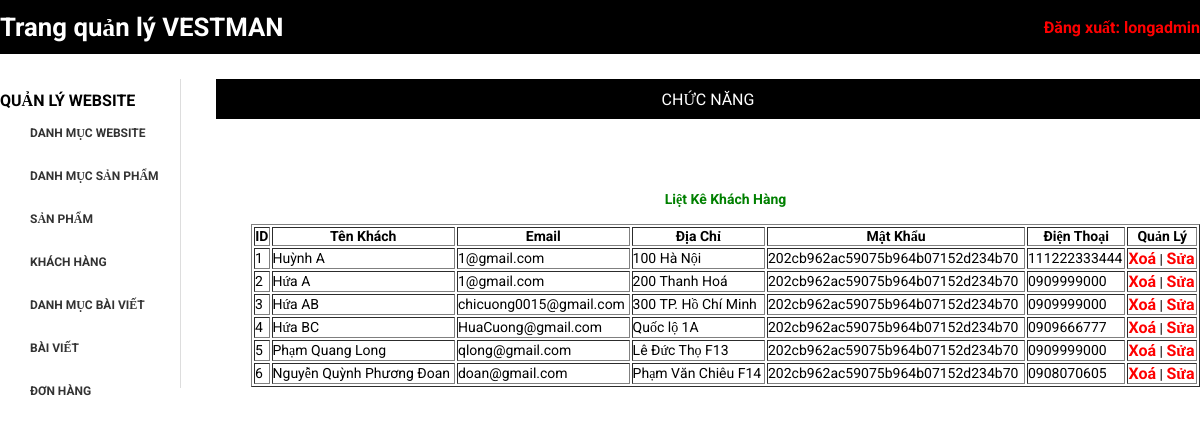
Screenshot of /index.php?action=quanlykhach&query=lietke (signed in) with the database file from the repository.
### tables this page shows
CREATE TABLE `tbl_dangky` (
  `id_dangky` int(11) NOT NULL,
  `tenkhachhang` varchar(200) NOT NULL,
  `email` varchar(100) NOT NULL,
  `diachi` varchar(200) NOT NULL,
  `matkhau` varchar(100) NOT NULL,
  `dienthoai` varchar(20) NOT NULL
);

### modules/quanlykhach/lietke.php (the view, shortened to what this page needs)
<?php
	$sql_lietke_kh = "SELECT * FROM tbl_dangky ORDER BY id_dangky DESC";
	$query_lietke_kh = mysqli_query($mysqli,$sql_lietke_kh);
?>
<h2>Liệt Kê Khách Hàng</h2>
<br>
<table style="width:100%" border="1" style="border-collapse: collapse;">
  <tr>
  	<th>ID</th>
    <th>Tên Khách</th>
    <th>Email</th>
    <th>Địa Chỉ</th>
    <th>Mật Khẩu</th>
    <th>Điện Thoại</th>
  	<th>Quản Lý</th>
  </tr>
  <?php
  $i = 0;
  while($row = mysqli_fetch_array($query_lietke_kh)){
  	$i++;
  ?>
  <tr>
  	<td><?php echo $i ?></td>
    <td><?php echo $row['tenkhachhang'] ?></td>
    <td><?php echo $row['email'] ?></td>
    <td><?php echo $row['diachi'] ?></td>
    <td><?php echo $row['matkhau'] ?></td>
    <td><?php echo $row['dienthoai'] ?></td>
   	<td>
   		<a href="modules/quanlykhach/xuly.php?iddangky=<?php echo $row['id_dangky'] ?>">Xoá</a> | <a href="?action=quanlykhach&query=sua&iddangky=<?php echo $row['id_dangky'] ?>">Sửa</a>
   	</td>
  </tr>
  <?php
  }
  ?>
</table>

### index.php (shortened to what this page needs)
<!DOCTYPE html>
<html lang="en">
<head>
	<link rel="stylesheet" type="text/css" href="css/styleadmincp1.css">
	<link rel="stylesheet" href="//cdnjs.cloudflare.com/ajax/libs/morris.js/0.5.1/morris.css">
</head>
<body>
	<div class="wrapper">
	<?php
			include("modules/header.php");
			include("modules/menu.php");
			include("modules/main.php");
	?>
	</div>
</body>
</html>

### modules/header.php (shortened to what this page needs)
<section class="top">
        <div class="container">
            <div class="row">
                <div class="title">
                    <h3>Trang quản lý VESTMAN</h3>
                </div>
                <div class="logout-text">
					<a href="index.php?dangxuat=1">Đăng xuất: <?php if(isset($_SESSION['dangnhap'])){
					echo $_SESSION['dangnhap'];
					} ?></a>
				</div>
            </div>
        </div>
</section>

### modules/menu.php
<section class="logout">
    <div class="container">
        <div class="row2">
			<div class="logout-left">
                    <ul>
                        <li class="logout-left-li">QUẢN LÝ WEBSITE
                            <ul>
                                <li><a href="#">DANH MỤC WEBSITE</a></li>
                                <li><a href="index.php?action=quanlydanhmucsanpham&query=them">DANH MỤC SẢN PHẨM</a></li>
                                <li><a href="index.php?action=quanlysp&query=them">SẢN PHẨM</a></li>
                                <li><a href="index.php?action=quanlykhach&query=lietke">KHÁCH HÀNG</a></li>
                                <li><a href="index.php?action=quanlydanhmucbaiviet&query=them">DANH MỤC BÀI VIẾT</a></li>
                                <li><a href="index.php?action=quanlybaiviet&query=them">BÀI VIẾT</a></li>
                                <li><a href="index.php?action=quanlydonhang&query=lietke">ĐƠN HÀNG</a></li>
                            </ul>
                        </li>
                    </ul>
            </div>

### modules/main.php
			<div class="logout-right row2">
				<div class="logout-right-top-text">
					<p>CHỨC NĂNG</p>
				</div>
				<div class="logout-right-customer">
					<div class="logout-right-customer-bottom">
						<?php
				if(isset($_GET['action']) && $_GET['query']){
					$tam = $_GET['action'];
					$query = $_GET['query'];
				}else{
					$tam = '';
					$query = '';
				}
				if($tam=='quanlydanhmucsanpham' && $query=='them'){
					include("modules/quanlydanhmucsp/them.php");
					include("modules/quanlydanhmucsp/lietke.php");
				}elseif ($tam=='quanlydanhmucsanpham' && $query=='sua') {
					include("modules/quanlydanhmucsp/sua.php");
				}
				elseif ($tam=='quanlysp' && $query=='them') {
					include("modules/quanlysp/them.php");
					include("modules/quanlysp/lietke.php");
				}elseif($tam=='quanlysp' && $query=='sua'){
					include("modules/quanlysp/sua.php");
				}
				elseif ($tam=='quanlykhach' && $query=='lietke') {
					include("modules/quanlykhach/lietke.php");
				}elseif($tam=='quanlykhach' && $query=='sua'){
					include("modules/quanlykhach/sua.php");
				}
				elseif($tam=='quanlydonhang' && $query=='lietke'){
					include("modules/quanlydonhang/lietke.php");
				}elseif($tam=='donhang' && $query=='xemdonhang'){
					include("modules/quanlydonhang/xemdonhang.php");
				}
				else{
					include("modules/dashboard.php");
				}
	?>
					</div>
				</div>
			</div>
</div>
</div>
</section>

### css/styleadmincp1.css (style rules this page uses)
:root { font-family: 'Roboto'; font-size: 22px; }
* { margin: 0; padding: 0; box-sizing: border-box; outline: none; }
li { list-style: none; }
a { text-decoration: none; color: black; }
.container { max-width: 1200px; margin: auto; }
.row { display: flex; justify-content: space-between; height: 30px; align-items: center; top: 0; left: 0; width: 100%; }
.row2 { display: flex; flex-wrap: wrap; }
.top { padding: 12px 0; width: 100%; background-color: black; }
.title { display: flex; left: 0; }
.title h3 { color: white; text-align: center; }
.logout-text { display: flex; right: 0; }
.logout { padding-top: 25px }
.logout-left { width: 15%; }
.logout-right { width: 85%; border-left: 1px solid #dddddd; padding-left: 35px; margin-bottom: 35px; }
.logout-right-top-text:first-child { flex: 2; font-size: 16px; font-family: var(--main-text-font); }
.logout-right-top-text { flex: 1; background-color: black; width: 100%; height: 40px; display: flex; align-items: center; justify-self: center; justify-content: center; }
.logout-right-top-text p { color: white; text-align: center; }
.logout-left ul li { padding: 12px 0; }
.logout-left ul li>a { color: black; font-size: 16px; font-weight: bold; font-family: var(--main-text-font); }
.logout-left ul li ul li a { color: #333333; font-size: 12px; }
.logout-left-li ul li a { padding-left: 30px; }
.logout-left-li { font-size: 16px; font-weight: bold; }
.logout-right-customer { width: 100%; padding-left: 35px; font-size: 14px; padding-top: 15px; }
.logout-right-customer-bottom { margin-top: 35px; }
.logout-right-customer-bottom h2 { text-align: center; font-size: 14px; padding-top: 20px; }

### index.php (style rules this page uses)
body { font-family: 'Roboto'; font-size: 22px; }
h1,h2 { display:flex; justify-content: center; color: green; }
th { color: black; }
a { text-decoration:none; color: red; font-size: 16px; font-weight: bold; }
li { list-style-type: none; }

### rows the page displays
tbl_dangky: tenkhachhang "Huỳnh A", email "1@gmail.com", diachi "100 Hà Nội", matkhau "202cb962ac59075b964b07152d234b70", dienthoai "111222333444"
tbl_dangky: tenkhachhang "Hứa A", email "1@gmail.com", diachi "200 Thanh Hoá", matkhau "202cb962ac59075b964b07152d234b70", dienthoai "0909999000"
tbl_dangky: tenkhachhang "Hứa AB", email "chicuong0015@gmail.com", diachi "300 TP. Hồ Chí Minh", matkhau "202cb962ac59075b964b07152d234b70", dienthoai "0909999000"
tbl_dangky: tenkhachhang "Hứa BC", email "HuaCuong@gmail.com", diachi "Quốc lộ 1A", matkhau "202cb962ac59075b964b07152d234b70", dienthoai "0909666777"
tbl_dangky: tenkhachhang "Phạm Quang Long", email "qlong@gmail.com", diachi "Lê Đức Thọ F13", matkhau "202cb962ac59075b964b07152d234b70", dienthoai "0909999000"
tbl_dangky: tenkhachhang "Nguyễn Quỳnh Phương Đoan", email "doan@gmail.com", diachi "Phạm Văn Chiêu F14", matkhau "202cb962ac59075b964b07152d234b70", dienthoai "0908070605"

### other values shown
$_SESSION['dangnhap'] "longadmin"
